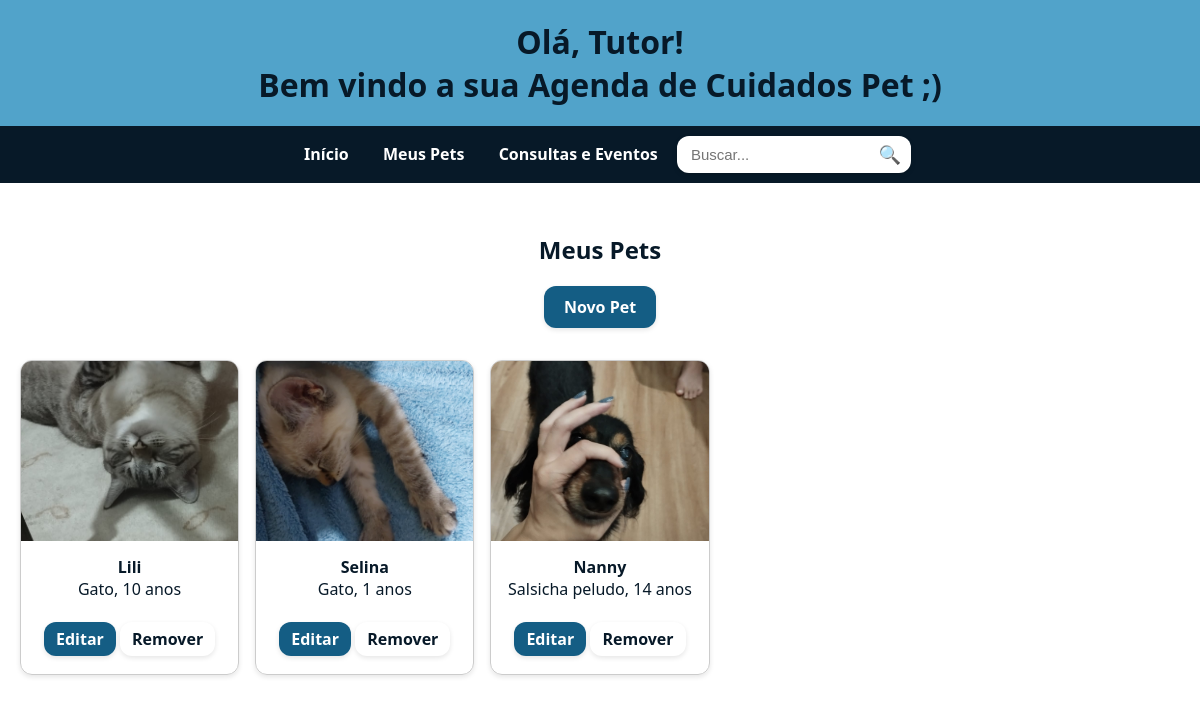
/pets/, run on the app's committed database.
### agenda/models.py (models this page shows, shortened)
class Pet(models.Model):
    nome = models.CharField(max_length=100)
    idade = models.PositiveIntegerField()
    especie = models.CharField(max_length=50)
    foto = models.ImageField(upload_to='pets/')

### agenda/views.py (the view)
# urls.py: path('pets/', views.listar_pets, name='listar_pets'),
def listar_pets(request):
    pets = Pet.objects.all()
    return render(request, 'agenda/listar_pets.html', {'pets': pets})

### agenda/templates/agenda/listar_pets.html
{% extends 'agenda/base.html' %}
{% block content %}
  <h2>Meus Pets</h2>
  <a href="{% url 'adicionar_pet' %}" class="create-buttom">Novo Pet</a>
  <div style="display: grid; grid-template-columns: repeat(auto-fill, minmax(200px, 1fr)); gap: 1rem; margin-top: 1rem;">
    {% for pet in pets %}
      <div style="border: 1px solid #ccc; border-radius: 12px; overflow: hidden; box-shadow: 0 2px 5px rgba(0,0,0,0.1); text-align: center;">
        {% if pet.foto %}
          <img src="{{ pet.foto.url }}" alt="Foto de {{ pet.nome }}" style="width: 100%; height: 180px; object-fit: cover;">
        {% else %}
          <div style="width: 100%; height: 180px; background: #eee; display: flex; align-items: center; justify-content: center;">
            Sem foto
          </div>
        {% endif %}
        <div style="padding: 10px;">
          <strong>{{ pet.nome }}</strong><br>
          <span>{{ pet.especie }}, {{ pet.idade }} anos</span><br><br>
          <a href="{% url 'editar_pet' pet.id %}" class="edit-buttom">Editar</a>
          <a href="{% url 'remover_pet' pet.id %}" class="delete-buttom">Remover</a>
        </div>
      </div>
    {% endfor %}
  </div>
{% endblock %}

### agenda/static/css/estilo.css (style rules this page uses)
body { font-family: 'Segoe UI', Tahoma, Geneva, Verdana, sans-serif; margin: 0; padding: 0; background-color: #ffffff; color: #071928; }
h2, h3 { margin-top: 30px; color: #071928; }
.create-buttom { display: inline-block; padding: 10px 20px; background-color: #145D84; color: white; text-decoration: none; font-weight: bold; border-radius: 12px; margin-bottom: 1rem; box-shadow: 0 2px 5px rgba(0, 0, 0, 0.1); transition: background-color 0.3s ease; }
.edit-buttom { display: inline-block; padding: 6px 12px; background-color: #145D84; color: white; text-decoration: none; font-weight: bold; border-radius: 12px; margin-bottom: 0.5rem; box-shadow: 0 2px 5px rgba(0, 0, 0, 0.1); transition: background-color 0.3s ease; }
.delete-buttom { display: inline-block; padding: 6px 12px; background-color: white; color: #071928; text-decoration: none; font-weight: bold; border-radius: 12px; margin-bottom: 0.5rem; box-shadow: 0 2px 5px rgba(0, 0, 0, 0.1); transition: background-color 0.3s ease; }

### data on the page
Pet: foto (picture), nome "Lili", especie "Gato", idade "10"
Pet: foto (picture), nome "Selina", especie "Gato", idade "1"
Pet: foto (picture), nome "Nanny", especie "Salsicha peludo", idade "14"
